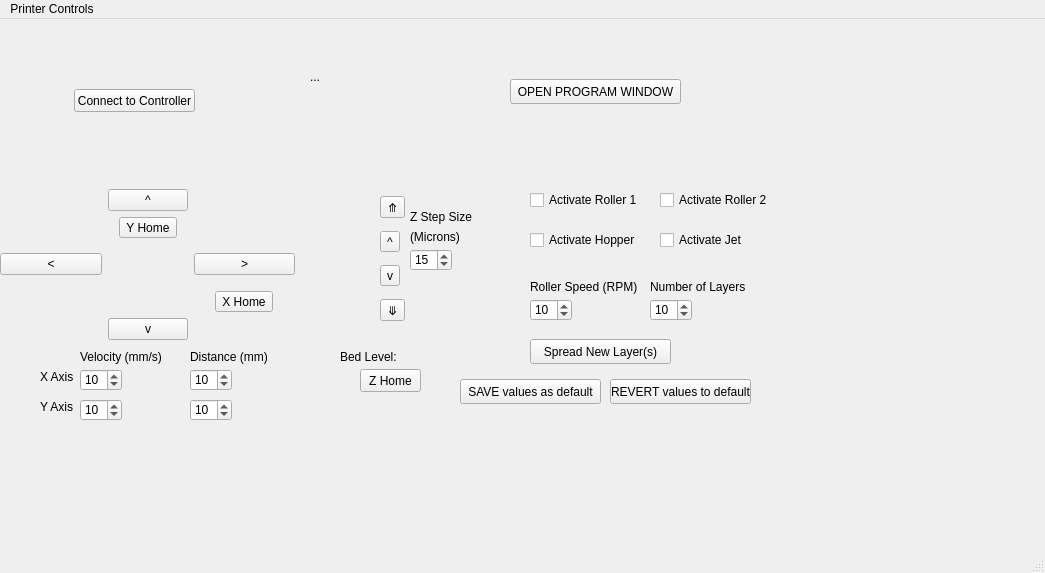
<?xml version="1.0" encoding="UTF-8"?>
<ui version="4.0">
 <class>MainWindow</class>
 <widget class="QMainWindow" name="MainWindow">
  <property name="geometry">
   <rect>
    <x>0</x>
    <y>0</y>
    <width>1045</width>
    <height>573</height>
   </rect>
  </property>
  <property name="windowTitle">
   <string>MainWindow</string>
  </property>
  <widget class="QWidget" name="centralwidget">
   <widget class="QWidget" name="gridLayoutWidget">
    <property name="geometry">
     <rect>
      <x>0</x>
      <y>170</y>
      <width>295</width>
      <height>151</height>
     </rect>
    </property>
    <layout class="QGridLayout" name="gridLayout">
     <item row="1" column="1" alignment="Qt::AlignHCenter">
      <widget class="QToolButton" name="yHome">
       <property name="text">
        <string>Y Home</string>
       </property>
      </widget>
     </item>
     <item row="2" column="1">
      <spacer name="verticalSpacer">
       <property name="orientation">
        <enum>Qt::Vertical</enum>
       </property>
       <property name="sizeHint" stdset="0">
        <size>
         <width>20</width>
         <height>40</height>
        </size>
       </property>
      </spacer>
     </item>
     <item row="0" column="0">
      <spacer name="horizontalSpacer">
       <property name="orientation">
        <enum>Qt::Horizontal</enum>
       </property>
       <property name="sizeHint" stdset="0">
        <size>
         <width>40</width>
         <height>20</height>
        </size>
       </property>
      </spacer>
     </item>
     <item row="0" column="1">
      <widget class="QPushButton" name="yPositive">
       <property name="text">
        <string>^</string>
       </property>
      </widget>
     </item>
     <item row="4" column="1">
      <widget class="QPushButton" name="yNegative">
       <property name="text">
        <string>v</string>
       </property>
      </widget>
     </item>
     <item row="2" column="2">
      <widget class="QPushButton" name="xPositive">
       <property name="text">
        <string>&gt;</string>
       </property>
      </widget>
     </item>
     <item row="0" column="2">
      <spacer name="horizontalSpacer_2">
       <property name="orientation">
        <enum>Qt::Horizontal</enum>
       </property>
       <property name="sizeHint" stdset="0">
        <size>
         <width>40</width>
         <height>20</height>
        </size>
       </property>
      </spacer>
     </item>
     <item row="2" column="0">
      <widget class="QPushButton" name="xNegative">
       <property name="text">
        <string>&lt;</string>
       </property>
      </widget>
     </item>
     <item row="3" column="2" alignment="Qt::AlignHCenter">
      <widget class="QToolButton" name="xHome">
       <property name="text">
        <string>X Home</string>
       </property>
      </widget>
     </item>
    </layout>
   </widget>
   <widget class="QLabel" name="label4Fun">
    <property name="geometry">
     <rect>
      <x>310</x>
      <y>50</y>
      <width>181</width>
      <height>16</height>
     </rect>
    </property>
    <property name="text">
     <string>...</string>
    </property>
   </widget>
   <widget class="QWidget" name="verticalLayoutWidget">
    <property name="geometry">
     <rect>
      <x>380</x>
      <y>170</y>
      <width>29</width>
      <height>141</height>
     </rect>
    </property>
    <layout class="QVBoxLayout" name="verticalLayout">
     <item>
      <widget class="QToolButton" name="zMax">
       <property name="text">
        <string>⤊</string>
       </property>
      </widget>
     </item>
     <item>
      <widget class="QToolButton" name="zUp">
       <property name="text">
        <string>^</string>
       </property>
      </widget>
     </item>
     <item>
      <widget class="QToolButton" name="zDown">
       <property name="text">
        <string>v</string>
       </property>
      </widget>
     </item>
     <item>
      <widget class="QToolButton" name="zMin">
       <property name="text">
        <string>⤋</string>
       </property>
      </widget>
     </item>
    </layout>
   </widget>
   <widget class="QSpinBox" name="zStepSize">
    <property name="geometry">
     <rect>
      <x>410</x>
      <y>230</y>
      <width>42</width>
      <height>22</height>
     </rect>
    </property>
    <property name="value">
     <number>15</number>
    </property>
   </widget>
   <widget class="QLabel" name="label">
    <property name="geometry">
     <rect>
      <x>410</x>
      <y>190</y>
      <width>131</width>
      <height>16</height>
     </rect>
    </property>
    <property name="text">
     <string>Z Step Size</string>
    </property>
   </widget>
   <widget class="QLabel" name="BedLabel">
    <property name="geometry">
     <rect>
      <x>340</x>
      <y>330</y>
      <width>61</width>
      <height>16</height>
     </rect>
    </property>
    <property name="text">
     <string>Bed Level:</string>
    </property>
   </widget>
   <widget class="QSpinBox" name="xVelocity">
    <property name="geometry">
     <rect>
      <x>80</x>
      <y>350</y>
      <width>42</width>
      <height>22</height>
     </rect>
    </property>
    <property name="maximum">
     <number>200</number>
    </property>
    <property name="value">
     <number>10</number>
    </property>
   </widget>
   <widget class="QLabel" name="VelocityLabel">
    <property name="geometry">
     <rect>
      <x>80</x>
      <y>330</y>
      <width>111</width>
      <height>16</height>
     </rect>
    </property>
    <property name="text">
     <string>Velocity (mm/s)</string>
    </property>
   </widget>
   <widget class="QLabel" name="X_axis">
    <property name="geometry">
     <rect>
      <x>40</x>
      <y>350</y>
      <width>55</width>
      <height>16</height>
     </rect>
    </property>
    <property name="text">
     <string>X Axis</string>
    </property>
   </widget>
   <widget class="QLabel" name="label_2">
    <property name="geometry">
     <rect>
      <x>190</x>
      <y>330</y>
      <width>91</width>
      <height>16</height>
     </rect>
    </property>
    <property name="text">
     <string>Distance (mm)</string>
    </property>
   </widget>
   <widget class="QSpinBox" name="xDistance">
    <property name="geometry">
     <rect>
      <x>190</x>
      <y>350</y>
      <width>42</width>
      <height>22</height>
     </rect>
    </property>
    <property name="value">
     <number>10</number>
    </property>
   </widget>
   <widget class="QSpinBox" name="yVelocity">
    <property name="geometry">
     <rect>
      <x>80</x>
      <y>380</y>
      <width>42</width>
      <height>22</height>
     </rect>
    </property>
    <property name="value">
     <number>10</number>
    </property>
   </widget>
   <widget class="QLabel" name="Y_axis">
    <property name="geometry">
     <rect>
      <x>40</x>
      <y>380</y>
      <width>55</width>
      <height>16</height>
     </rect>
    </property>
    <property name="text">
     <string>Y Axis</string>
    </property>
   </widget>
   <widget class="QSpinBox" name="yDistance">
    <property name="geometry">
     <rect>
      <x>190</x>
      <y>380</y>
      <width>42</width>
      <height>22</height>
     </rect>
    </property>
    <property name="value">
     <number>10</number>
    </property>
   </widget>
   <widget class="QLabel" name="label_3">
    <property name="geometry">
     <rect>
      <x>410</x>
      <y>210</y>
      <width>55</width>
      <height>16</height>
     </rect>
    </property>
    <property name="text">
     <string>(Microns)</string>
    </property>
   </widget>
   <widget class="QCheckBox" name="activateRoller1">
    <property name="geometry">
     <rect>
      <x>530</x>
      <y>170</y>
      <width>121</width>
      <height>22</height>
     </rect>
    </property>
    <property name="text">
     <string>Activate Roller 1</string>
    </property>
   </widget>
   <widget class="QCheckBox" name="activateHopper">
    <property name="geometry">
     <rect>
      <x>530</x>
      <y>210</y>
      <width>121</width>
      <height>22</height>
     </rect>
    </property>
    <property name="text">
     <string>Activate Hopper</string>
    </property>
   </widget>
   <widget class="QPushButton" name="spreadNewLayer">
    <property name="geometry">
     <rect>
      <x>530</x>
      <y>320</y>
      <width>141</width>
      <height>25</height>
     </rect>
    </property>
    <property name="text">
     <string>Spread New Layer(s)</string>
    </property>
   </widget>
   <widget class="QSpinBox" name="rollerSpeed">
    <property name="geometry">
     <rect>
      <x>530</x>
      <y>280</y>
      <width>42</width>
      <height>22</height>
     </rect>
    </property>
    <property name="value">
     <number>10</number>
    </property>
   </widget>
   <widget class="QSpinBox" name="numLayers">
    <property name="geometry">
     <rect>
      <x>650</x>
      <y>280</y>
      <width>42</width>
      <height>22</height>
     </rect>
    </property>
    <property name="value">
     <number>10</number>
    </property>
   </widget>
   <widget class="QLabel" name="label_4">
    <property name="geometry">
     <rect>
      <x>650</x>
      <y>260</y>
      <width>101</width>
      <height>16</height>
     </rect>
    </property>
    <property name="text">
     <string>Number of Layers</string>
    </property>
   </widget>
   <widget class="QLabel" name="VelocityLabel_2">
    <property name="geometry">
     <rect>
      <x>530</x>
      <y>260</y>
      <width>111</width>
      <height>16</height>
     </rect>
    </property>
    <property name="text">
     <string>Roller Speed (RPM)</string>
    </property>
   </widget>
   <widget class="QToolButton" name="zHome">
    <property name="geometry">
     <rect>
      <x>360</x>
      <y>350</y>
      <width>61</width>
      <height>23</height>
     </rect>
    </property>
    <property name="text">
     <string>Z Home</string>
    </property>
   </widget>
   <widget class="QPushButton" name="OpenProgramWindow">
    <property name="geometry">
     <rect>
      <x>510</x>
      <y>60</y>
      <width>171</width>
      <height>25</height>
     </rect>
    </property>
    <property name="text">
     <string>OPEN PROGRAM WINDOW</string>
    </property>
   </widget>
   <widget class="QPushButton" name="connect">
    <property name="geometry">
     <rect>
      <x>74</x>
      <y>70</y>
      <width>121</width>
      <height>23</height>
     </rect>
    </property>
    <property name="text">
     <string>Connect to Controller</string>
    </property>
   </widget>
   <widget class="QPushButton" name="saveDefault">
    <property name="geometry">
     <rect>
      <x>460</x>
      <y>360</y>
      <width>141</width>
      <height>25</height>
     </rect>
    </property>
    <property name="text">
     <string>SAVE values as default</string>
    </property>
   </widget>
   <widget class="QPushButton" name="revertDefault">
    <property name="geometry">
     <rect>
      <x>610</x>
      <y>360</y>
      <width>141</width>
      <height>25</height>
     </rect>
    </property>
    <property name="text">
     <string>REVERT values to default</string>
    </property>
   </widget>
   <widget class="QCheckBox" name="activateRoller2">
    <property name="geometry">
     <rect>
      <x>660</x>
      <y>170</y>
      <width>121</width>
      <height>22</height>
     </rect>
    </property>
    <property name="text">
     <string>Activate Roller 2</string>
    </property>
   </widget>
   <widget class="QCheckBox" name="activateJet">
    <property name="geometry">
     <rect>
      <x>660</x>
      <y>210</y>
      <width>121</width>
      <height>22</height>
     </rect>
    </property>
    <property name="text">
     <string>Activate Jet</string>
    </property>
   </widget>
  </widget>
  <widget class="QMenuBar" name="menubar">
   <property name="geometry">
    <rect>
     <x>0</x>
     <y>0</y>
     <width>1045</width>
     <height>21</height>
    </rect>
   </property>
   <widget class="QMenu" name="menuPrinter_Controls">
    <property name="title">
     <string>Printer Controls</string>
    </property>
   </widget>
   <addaction name="menuPrinter_Controls"/>
  </widget>
  <widget class="QStatusBar" name="statusbar"/>
 </widget>
 <resources/>
 <connections/>
</ui>
